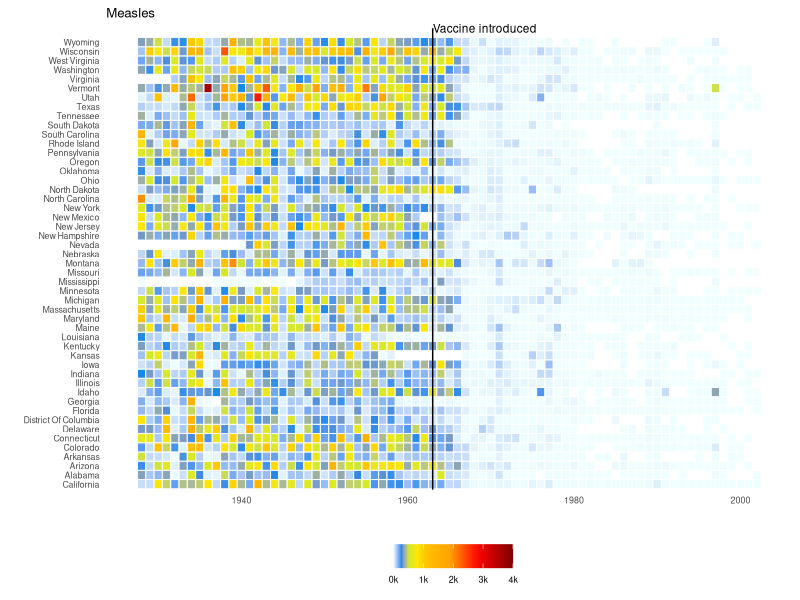

This figure's R source:
## ---- chunk 1
knitr::opts_chunk$set(echo = TRUE)
library(data.table)
library(dslabs)
library(dplyr)
library(ggplot2)
## ---- chunk 2

## ---- chunk 3

## ---- chunk 4

## ---- chunk 5

## ---- chunk 6
library(data.table)
data(murders) 
class(murders)
## ---- chunk 7

## ---- chunk 8

## ---- chunk 9

## ---- chunk 10

## ---- chunk 11

## ---- chunk 12

## ---- chunk 13
data(us_contagious_diseases)
the_disease <- "Measles"
dat <- us_contagious_diseases |>
  filter(!state%in%c("Hawaii","Alaska") & disease == the_disease) |>
  mutate(rate = count / population * 100000 * 52 / weeks_reporting) |>
  mutate(state = reorder(state, rate))

jet.colors <-
  colorRampPalette(c("#F0FFFF", "cyan", "#007FFF", "yellow", "#FFBF00", "orange", "red", "#7F0000"), bias = 2.25)
the_breaks <- seq(0, 4000, 1000)
dat |> 
  ggplot(aes(x=year, y=state, fill = rate)) +
  geom_tile(color = "white", size=0.35) +
  scale_fill_gradientn(colors = jet.colors(16), na.value = 'white',
                       breaks = the_breaks, 
                       labels = paste0(round(the_breaks/1000),"k"),
                       limits = range(the_breaks),
                       name = "") +
  geom_vline(xintercept=1963, col = "black") +
  theme_minimal() + 
  theme(panel.grid = element_blank()) +
  coord_cartesian(clip = 'off') +
  ggtitle(the_disease) +
  ylab("") +
  xlab("") +  
  theme(legend.position = "bottom", text = element_text(size = 8)) + 
  annotate(geom = "text", x = 1963, y = 50.5, label = "Vaccine introduced", size = 3, hjust=0)
## ---- chunk 14
